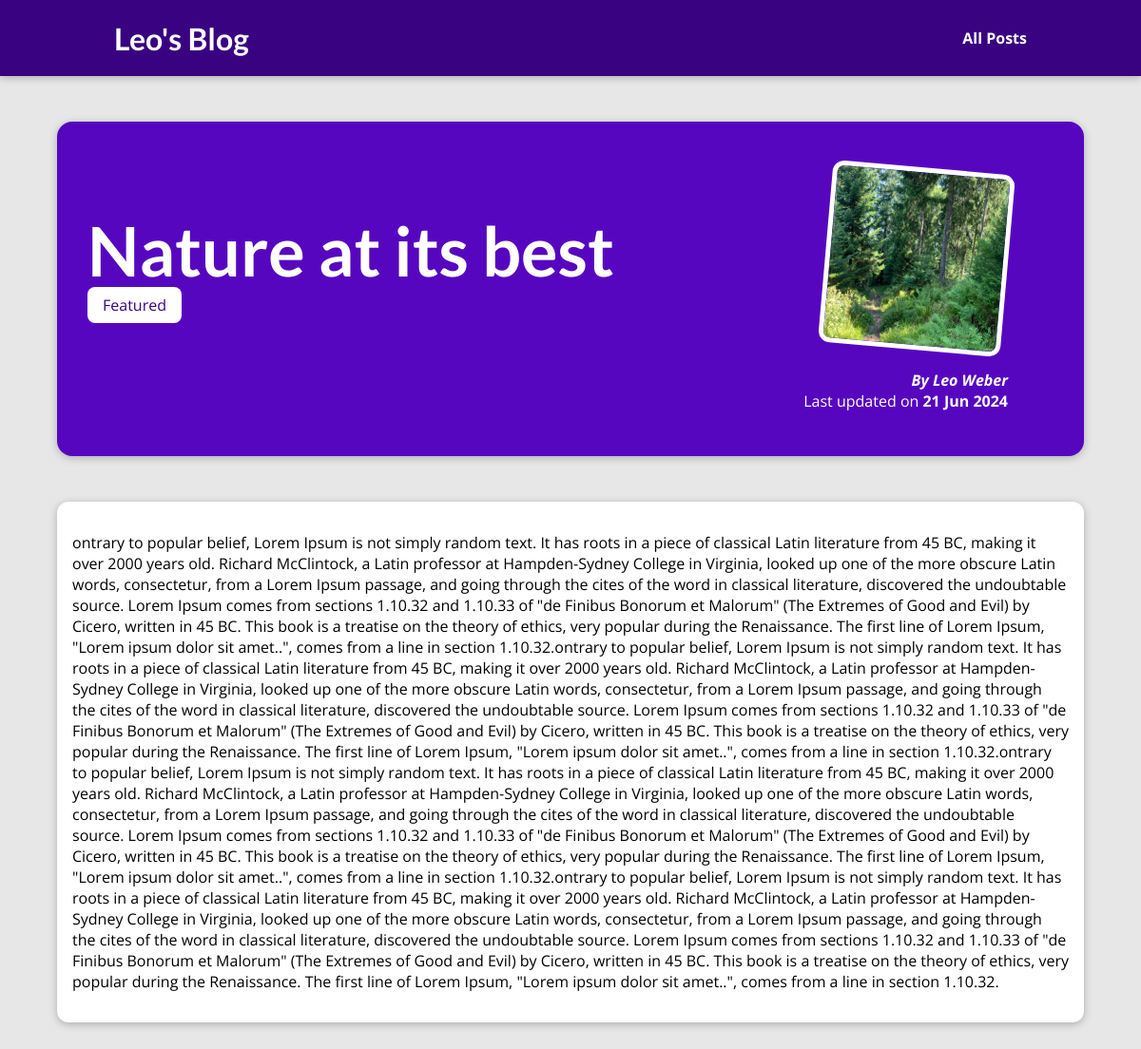
The page /posts/nature-at-its-best on the database its author committed.
### blog/models.py (models this page shows, shortened)
class Post(models.Model):
     title = models.CharField(max_length=150)
     excerpt = models.CharField(max_length=200)
     image_name = models.CharField(max_length=100)
     date = models.DateField(auto_now=True)
     slug = models.SlugField(unique=True, db_index=True)
     content = models.TextField(validators=[MinLengthValidator(10)])
     author = models.ForeignKey(Author, on_delete=models.SET_NULL, related_name='posts', null=True)
     tags = models.ManyToManyField(Tag)

class Tag(models.Model):
     caption = models.CharField(max_length=20)

class Author(models.Model):
    first_name = models.CharField(max_length=100)
    last_name = models.CharField(max_length=100)
    email_address = models.EmailField()
    def __str__(self):
         return f'{self.first_name} {self.last_name}'

### blog/views.py (the view)
# urls.py: path("posts/<slug:slug>", views.post_detail, name='post-detail-page')
def post_detail(request, slug):
    post = get_object_or_404(Post, slug=slug)
    return render(request, 'blog/post-detail.html', { "post": post })

### blog/templates/blog/post-detail.html (shortened to what this page needs)
{% extends 'base.html' %}
{% load static %}
{% block css_files %}
    <link rel="stylesheet" href="{% static 'blog/post-detail.css' %}">
{% endblock %}
{% block content %}
    <section id="summary">
        <h2> {{ post.title }} </h2>
        <div>
            {% for tag in post.tags.all %}
                <span class="tag">{{ tag.caption }}</span>
            {% endfor %}
        </div>
        <article>
            <img src="{% static 'blog/images/'|add:post.image_name %}" alt="{{ post.title }}">
            <address> By <a href="mailto:{{ post.author.email_address }}"> {{ post.author }} </a> </address>
            <div>
                Last updated on <time>{{ post.date|date:"d M Y" }}</time>
            </div>
        </article>
    </section>
    <main>
        {{ post.content|linebreaks }}
    </main>
{% endblock %}

### static/app.css (style rules this page uses)
* { box-sizing: border-box; }
html { font-family: 'Open Sans', 'Lato', sans-serif; }
body { margin: 0; }
h1, h2, h3 { font-family: 'Lato', sans-serif; font-weight: bold; }

### blog/static/blog/post-detail.css (style rules this page uses)
body { background-color: #e7e7e7; }
#summary { margin: 8rem auto 3rem auto; padding: 2rem; width: 90%; max-width: 90rem; border-radius: 16px; background-color: #5706c0; position: relative; box-shadow: 0 2px 8px rgba(0, 0, 0, 0.25); height: 22rem; }
#summary h2 { color: white; font-size: 4.5rem; margin-bottom: 0.25rem; }
#summary article { position: absolute; top: 2rem; right: 3rem; padding: 1rem 2rem; border-radius: 12px; text-align: right; color: white; }
#summary article img { width: 12rem; height: 12rem; border-radius: 12px; transform: rotateZ(5deg); border: 5px solid white; margin-bottom: 1rem; }
#summary address { font-weight: bold; }
#summary time { font-weight: bold; }
#summary a { color: white; text-decoration: none; }
main { width: 90%; max-width: 90rem; margin: 3rem auto; background-color: white; padding: 1rem; border-radius: 12px; box-shadow: 0 2px 8px rgba(0, 0, 0, 0.25); }
.tag { background-color: white; color: #390281; padding: 0.5rem 1rem; border-radius: 8px; margin-top: 100px; }

### rows shown on the page
Post: title "Nature at its best", image_name (picture), author "Leo Weber", date "21 Jun 2024", content "ontrary to popular belief, Lorem Ipsum is not simply random text. It has roots in a piece of classical Latin literature from 45 BC, making it over 2000 years old. Richard McClintock, a Latin professor at Hampden-Sydney College in Virginia, looked up one of the more obscure Latin words, consectetur, from a Lorem Ipsum passage, and going through the cites of the word in classical literature, discovered the undoubtable source. Lorem Ipsum comes from sections 1.10.32 and 1.10.33 of \"de Finibus Bonorum et Malorum\" (The Extremes of Good and Evil) by Cicero, written in 45 BC. This book is a treatise on the theory of ethics, very popular during the Renaissance. The first line of Lorem Ipsum, \"Lorem…"
Tag: caption "Featured"
